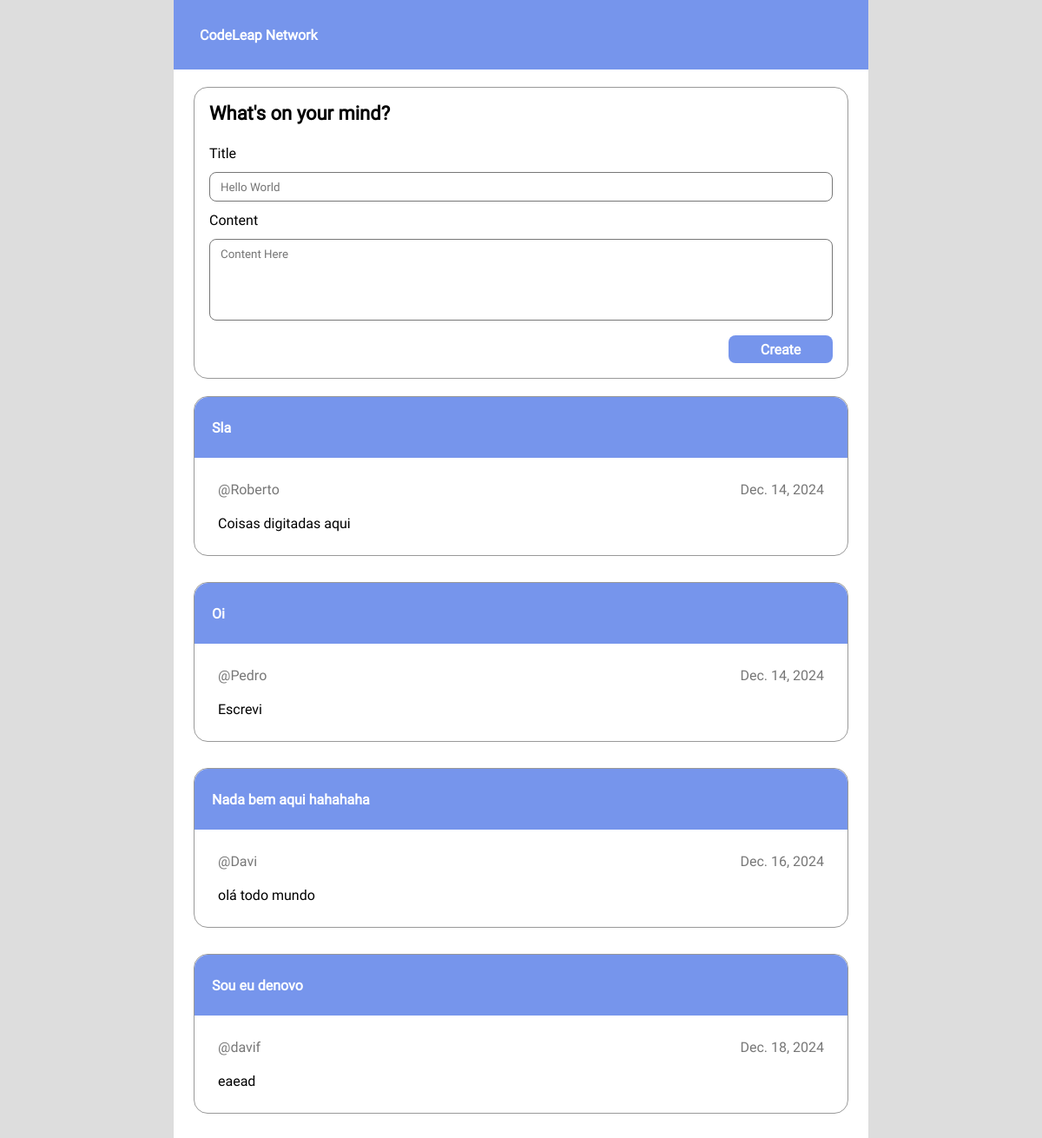
/posts/, run on the app's committed database.
### postSite/models.py (models this page shows)
class Post(models.Model):
    id = models.AutoField(primary_key=True)
    username = models.CharField(max_length=200)
    create_datetime = models.DateField(default=date.today)
    title = models.CharField(max_length=200)
    content = models.CharField(max_length=500)

### postSite/views.py (the view)
# urls.py: path('posts/', post_view, name='post_list'),
def post_view(request):
    posts = Post.objects.all()
    return render(request, 'PostPage/postPage.html', {'posts': posts})

### postSite/templates/PostPage/postPage.html (shortened to what this page needs)
{% block content %}
{% load static %}
<!DOCTYPE html>
<html lang="en">
<head>
    <link rel="stylesheet" href="{% static 'css/postStyle.css' %}">
</head>
<body>
    <main>
        <div id="head">
            <p><strong>CodeLeap Network</strong></p>
        </div>
        <div id="userBox">
            <h1><strong>What's on your mind?</strong></h1>
            <form action="{% url 'new_post' %}" method="post"> {% csrf_token %}
            <div id="titleInput">
                <p>Title</p>
                <input type="text" placeholder="Hello World" name="title">
            </div>
            <div id="contentInput">
                <p>Content</p>
                    <input type="text" placeholder="Content Here" name="content">
                    <button><strong>Create</strong></button>
            </div>
        </form>
        </div>
        {% if posts %}
            {% for post in posts %}
                <div id="posts">
                    <div id="options">
                        <p><strong>{{ post.title }}</strong></p>
                    </div>
                    <div id="contentBox">
                        <div id="userInfo">
                            <p>@{{ post.username }}</p>
                            <p>{{ post.create_datetime }}</p>
                        </div>
                        <div id="content">
                            <p>{{ post.content }}</p>
                        </div>
                    </div>
                </div>
            {% endfor %}
        {% endif %}
    </main>
</body>
</html>
{% endblock %}

### static/css/postStyle.css (style rules this page uses)
* { margin: 0; padding: 0; font-family: 'Roboto'; }
body { display: flex; justify-content: center; width: 100vw; background-color: #DDDDDD; }

### data on the page
Post: title "Sla", username "Roberto", create_datetime "Dec. 14, 2024", content "Coisas digitadas aqui"
Post: title "Oi", username "Pedro", create_datetime "Dec. 14, 2024", content "Escrevi"
Post: title "Nada bem aqui hahahaha", username "Davi", create_datetime "Dec. 16, 2024", content "olá todo mundo"
Post: title "Sou eu denovo", username "davif", create_datetime "Dec. 18, 2024", content "eaead"
